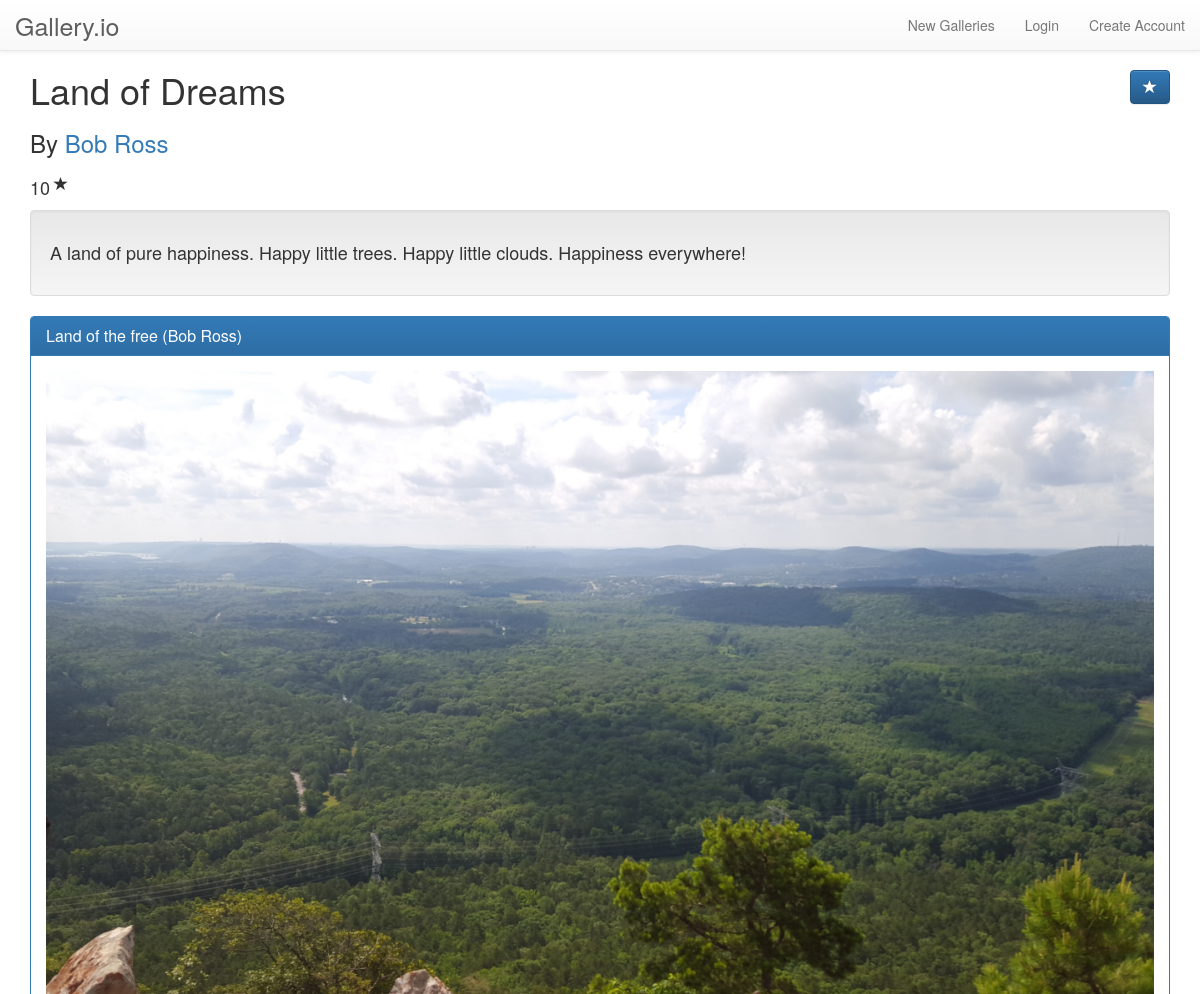
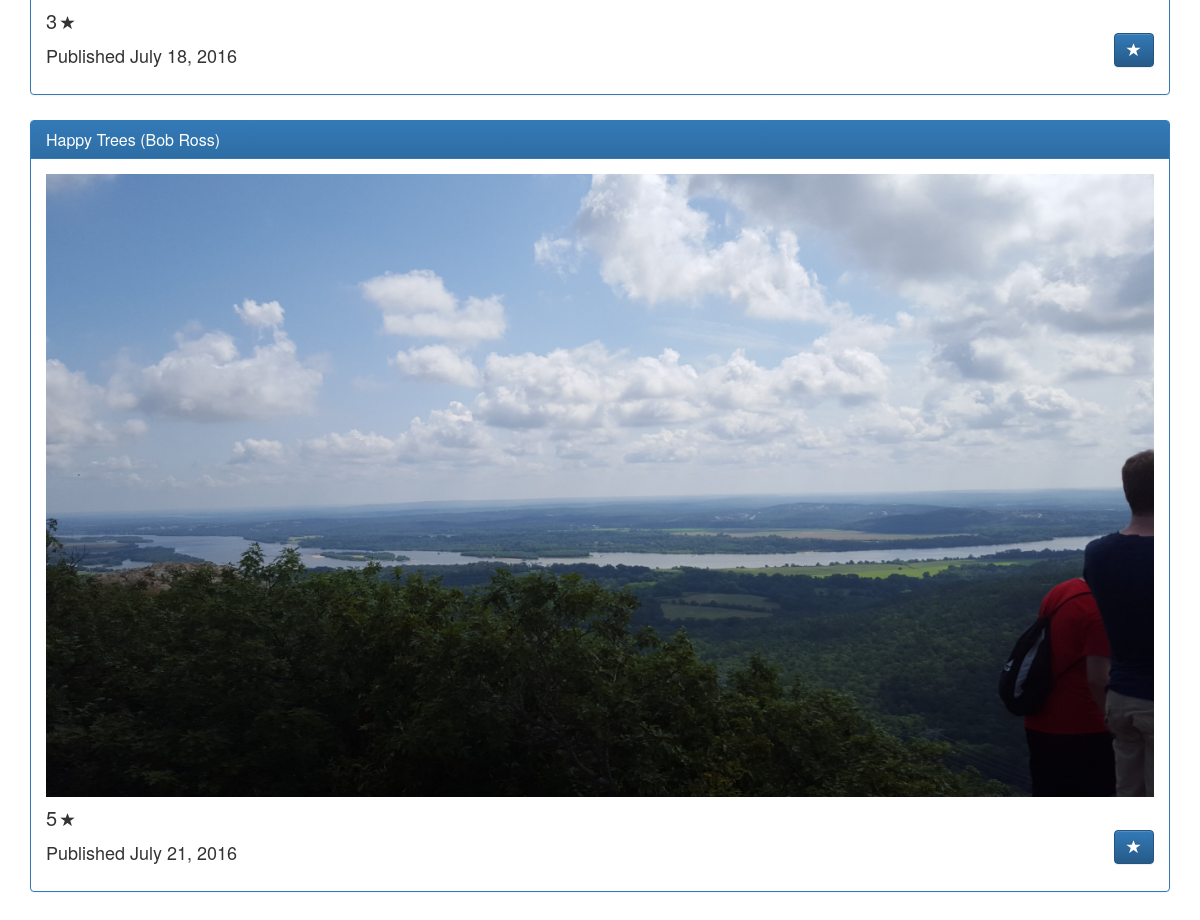
/gallery/2/, run on an earlier commit of the app's database (2 pictures, top to bottom).
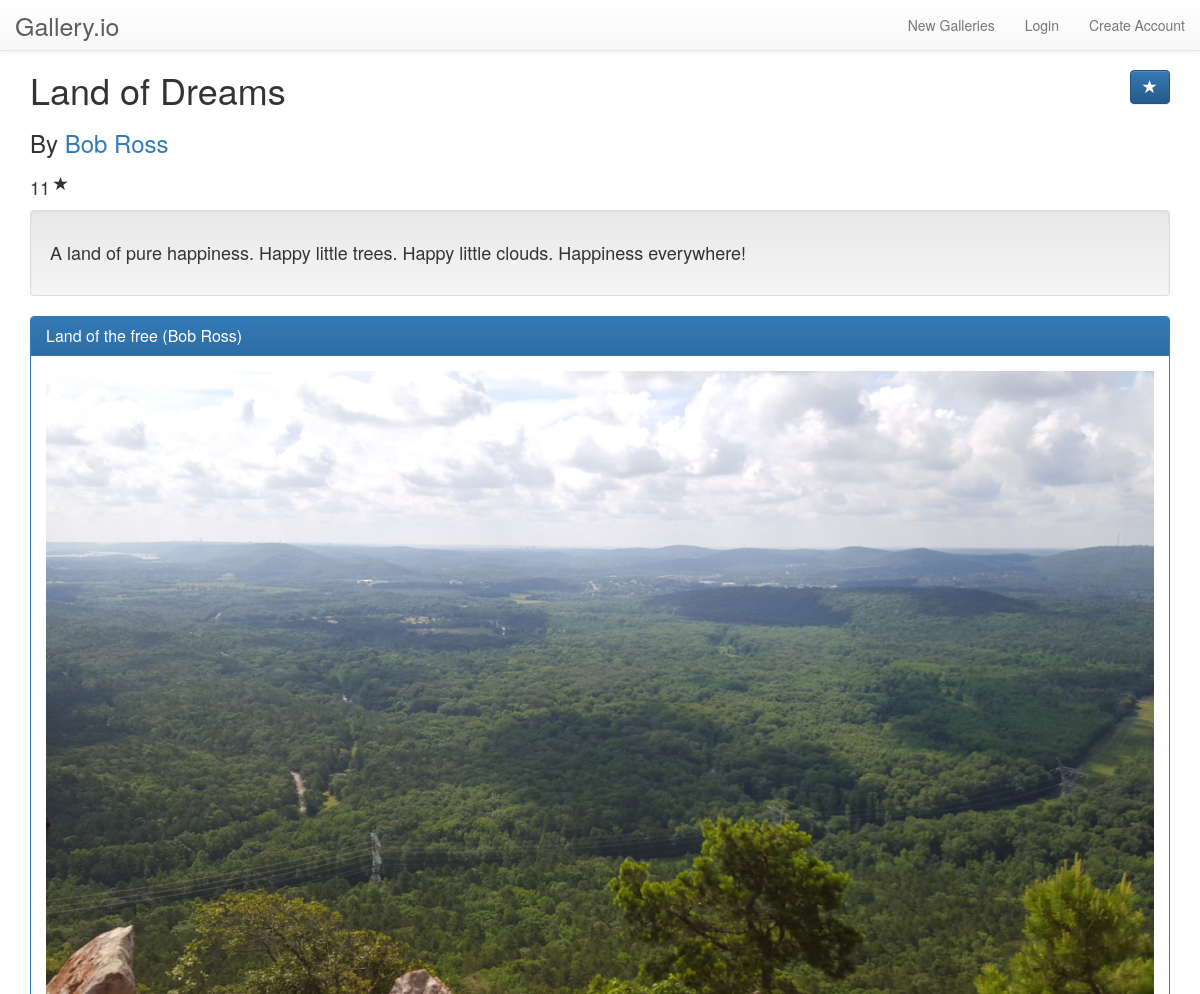
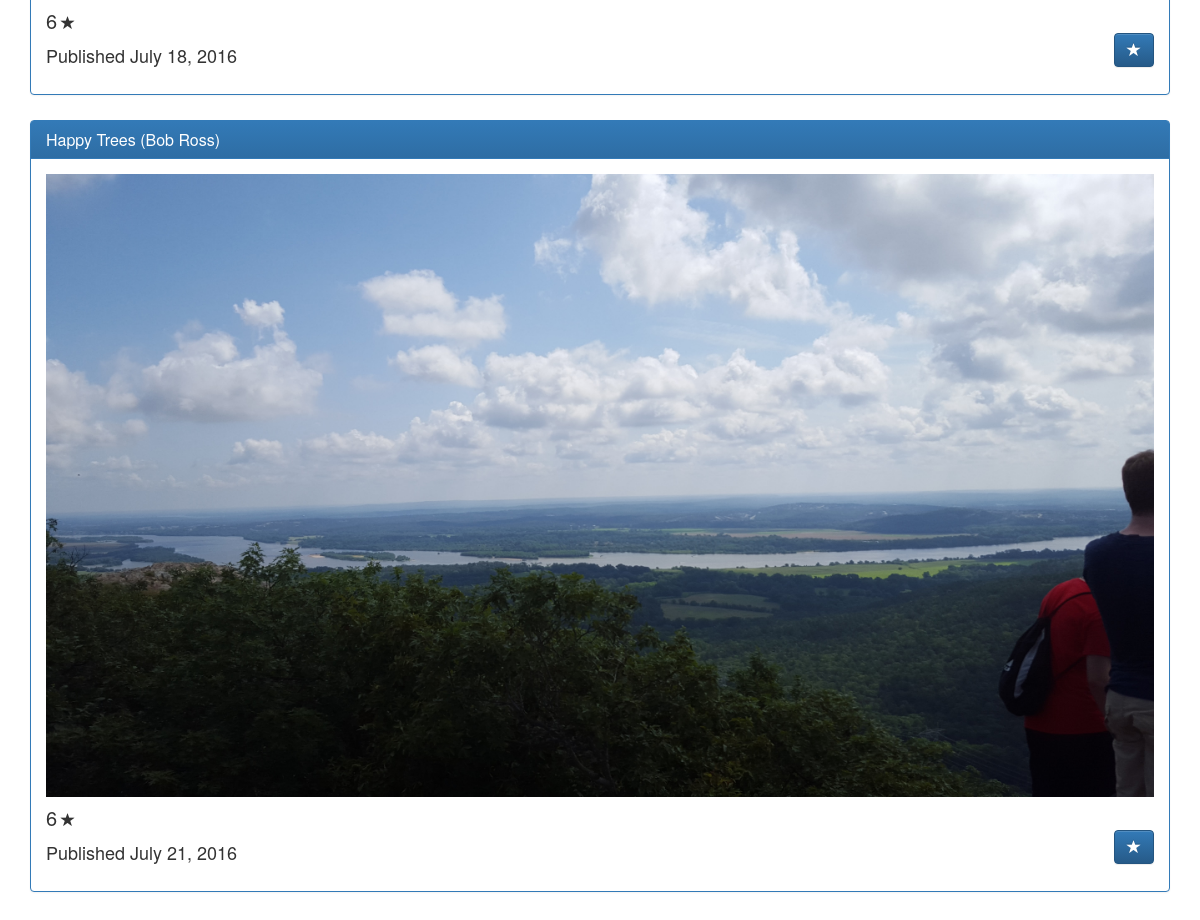
And on a later commit of the database (2 pictures, top to bottom).
### showcase/models.py (models this page shows, shortened)
class Gallery(models.Model):
    name = models.CharField(max_length=200, default='')
    artist = models.CharField(max_length=100, default='')
    pub_date = models.DateField('date published', default=timezone.now)
    description = models.TextField(max_length=1000, default='')
    rating = models.IntegerField(default=0)

class ArtPiece(models.Model):
    title = models.CharField(max_length=200)
    pub_date = models.DateField('date published', default=timezone.now)
    image = models.ImageField()
    artist = models.CharField(max_length=100)
    gallery = models.ForeignKey('Gallery', on_delete=models.CASCADE)
    stars = models.IntegerField(default=0)
    description = models.TextField(max_length=1000, default='')

### showcase/views.py (the view)
# urls.py: url(r'^gallery/(?P<gallery_id>[0-9]+)/$', views.gallery, name='gallery'),
def gallery(request, gallery_id):
    gallery = get_object_or_404(Gallery, pk=gallery_id)
    context = {
        'gallery': gallery,
        'title': gallery.name,
        'stars_range': range(int(gallery.rating)),
    }
    return render(request, 'showcase/gallery.html', context)

### showcase/templates/showcase/gallery.html (shortened to what this page needs)
{% extends "showcase/base.html" %}
{% block content %}
  <div class="gallery">
    <h1 class="gallery-title">
      {{ gallery.name }}
      <form id="rate-form" action="{% url 'showcase:star_gallery' gallery.id %}" method="post" class="rate-form">
        <button type="submit" class="btn btn-primary pull-right" id="starBtn" value="star">
            <span class="glyphicon glyphicon-star" aria-hidden="true"></span>
        </button>
      </form>
    </h1>
    <h3>By <a href="#">{{ gallery.artist }}</a></h3>
    <div class="gallery-rating">
        <h4>{{ gallery.rating }}</h4>
        <span class="glyphicon glyphicon-star" aria-hidden="true"></span>
    </div>
    {% if gallery.description %}
      <div class="well">
        <p class="gallery-description">
          {{ gallery.description }}
        </p>
      </div>
    {% endif %}
    {% for image in gallery.artpiece_set.all %}
      <div class="panel panel-primary gallery-item">
        <div class="panel-heading">
          <h2 class="panel-title">{{ image.title }} ({{ image.artist }})</h2>
        </div>
        <div class="panel-body">
          <a href="{% url 'showcase:art' image.id %}">
            <img src="{{ image.image.url }}" alt="{{ image.title }}" class="img-responsive"/>
          </a>
          <div class="art-rating">
              <h4>{{ image.stars }}</h4>
              <span class="glyphicon glyphicon-star" aria-hidden="true"></span>
          </div>
          <form id="rate-form" action="{% url 'showcase:star_art' image.id %}" method="post" class="rate-form rate-form-embedded">
            <button type="submit" class="btn btn-primary pull-right" id="starBtn" value="star">
              <span class="glyphicon glyphicon-star" aria-hidden="true"></span>
            </button>
          </form>
          <p class="pub-date">Published {{ image.pub_date }}</p>
        </div>
      </div>
    {% endfor %}
  </div>
{% endblock content %}

### showcase/templates/showcase/base.html (shortened to what this page needs)
{% load staticfiles %}
<!DOCTYPE html>
<head lang="en">
  {% include "showcase/bootstrap.html" %}
  <link rel="stylesheet" type="text/css" href="{% static 'showcase/style.css' %}" />
</head>
<body>
  {% include "showcase/navigation.html" %}
  <div class="container">
    <div id="content">
      <div class="starter-template">
        {% block content %}
        {% endblock content %}
      </div>
    </div>
  </div>
</body>
</html>

### showcase/templates/showcase/bootstrap.html (shortened to what this page needs)
<link rel="stylesheet" href="https://maxcdn.bootstrapcdn.com/bootstrap/3.3.6/css/bootstrap.min.css">
<link rel="stylesheet" href="https://maxcdn.bootstrapcdn.com/bootstrap/3.3.6/css/bootstrap-theme.min.css">

### showcase/templates/showcase/navigation.html
<nav class="navbar navbar-default navbar-fixed-top">
  <div class="container-fluid">
    <div class="navbar-header">
      <a class="navbar-brand" href="/">Gallery.io</a>
    </div>
    <div id="navbar" class="collapse navbar-collapse">
      <ul class="nav navbar-nav navbar-right">
        <li><a href="/">New Galleries</a></li>
        <li><a href="/login">Login</a></li>
        <li><a href="/register">Create Account</a></li>
      </ul>
    </div>
  </div>
</nav>

### showcase/static/showcase/style.css (style rules this page uses)
#content { margin-top: 70px; }
.gallery-description { font-size: 18px; vertical-align: middle; padding-top: 10px; }
.gallery h3 { margin-bottom: 20px; }
.gallery-item h4 { font-size: 20px; text-align: center; }
.gallery-item { margin-bottom: 25px; }
.gallery-title * { display: inline; }
.gallery-title form { text-align: right; }
.gallery-rating { vertical-align: middle; padding-bottom: 10px; }
.gallery-rating span { margin-bottom: 10px; vertical-align: middle; }
.gallery-rating h4 { text-align: left; display: inline; vertical-align: middle; }
.art-rating { margin-top: 10px; }
.art-rating h4 { display: inline; text-align: left; }
.rate-form-embedded { text-align: right; }
.pub-date { padding-top: 10px; font-size: 18px; }
.navbar-brand { font-size: 25px; }
body { padding-bottom: 50px; }

What changed in the data, as far as the page shows it:
changed Gallery "Land of Dreams": rating "10" → "11"
changed ArtPiece "July 18, 2016": stars "3" → "6"
changed ArtPiece "July 21, 2016": stars "5" → "6"
